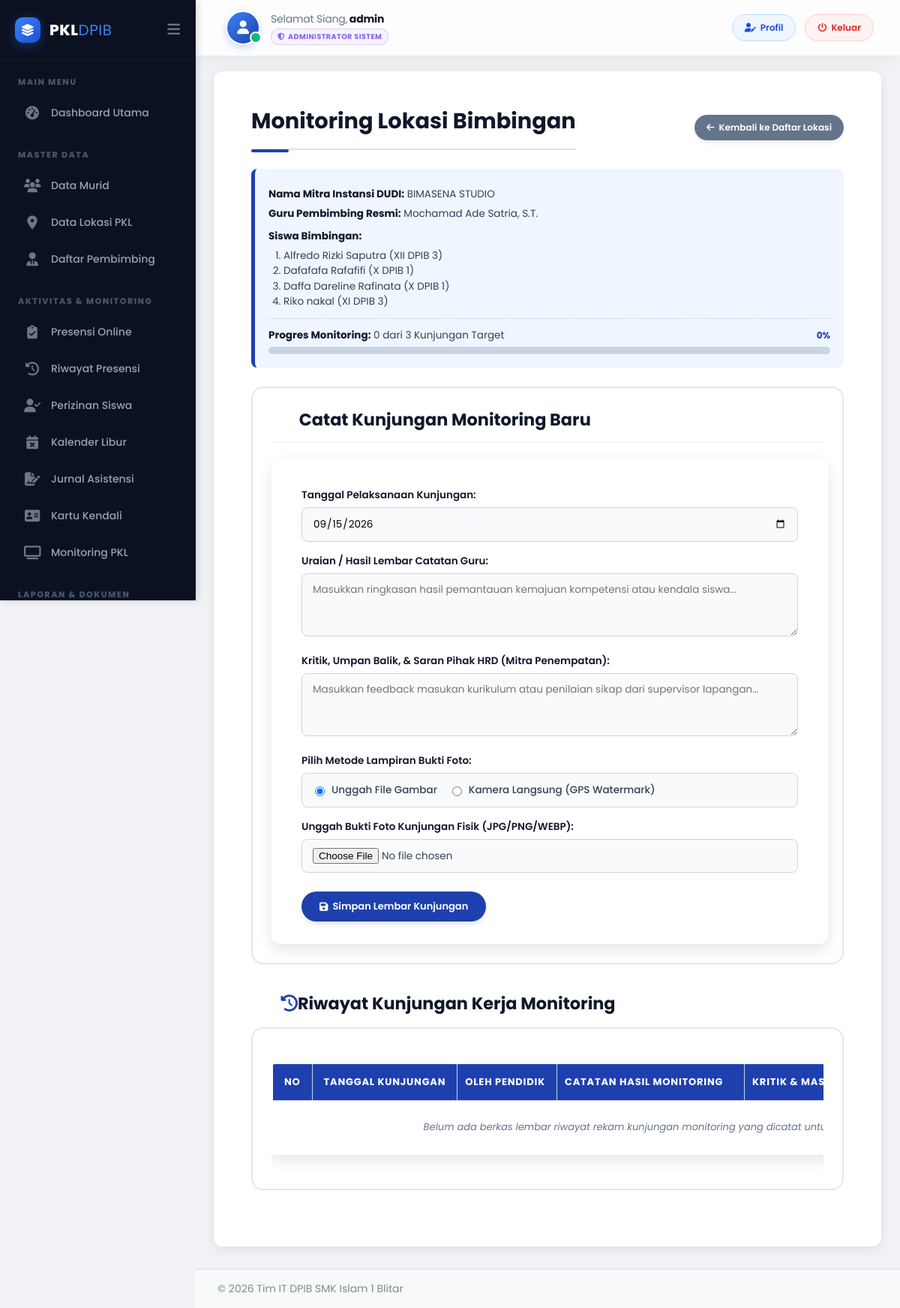
The app's page /admin/lokasi-siswa-detail.php?lokasi_id=4 (signed in) with its own data.
### tables this page shows
CREATE TABLE `lokasi_pkl` (
  `lokasi_id` int(11) NOT NULL,
  `alamat` varchar(255) DEFAULT NULL,
  `guru_id` int(11) DEFAULT NULL,
  `nama_lokasi` varchar(100) NOT NULL,
  `jam_kerja` varchar(100) DEFAULT NULL,
  `kuota_max` int(11) NOT NULL DEFAULT 5
);

CREATE TABLE `guru` (
  `guru_id` int(11) NOT NULL,
  `nama_guru` varchar(100) NOT NULL,
  `user_id` int(11) DEFAULT NULL,
  `email` varchar(100) DEFAULT NULL
);

CREATE TABLE `peserta_didik` (
  `id` int(11) NOT NULL,
  `nisn` varchar(20) NOT NULL,
  `nama` varchar(100) NOT NULL,
  `email` varchar(100) DEFAULT NULL,
  `kelas` varchar(10) NOT NULL,
  `alamat_siswa` text DEFAULT NULL,
  `lokasi_id` int(11) DEFAULT NULL,
  `periode_id` int(11) DEFAULT NULL,
  `tgl_daftar` timestamp NOT NULL DEFAULT current_timestamp()
);

### admin/lokasi-siswa-detail.php (the view, shortened to what this page needs)
<?php
include '../config/db-koneksi.php';
$current_user_level = isset($_SESSION['level']) ? strtolower($_SESSION['level']) : 'admin';
$lokasi_id = isset($_GET['lokasi_id']) ? (int)$_GET['lokasi_id'] : 0;
$info_query = $koneksi->prepare("
    SELECT l.nama_lokasi, l.guru_id, g.nama_guru
    FROM lokasi_pkl l
    LEFT JOIN guru g ON l.guru_id = g.guru_id
    WHERE l.lokasi_id = ?
");
$info_query->bind_param("i", $lokasi_id);
$info_query->execute();
$info_result = $info_query->get_result();
$lokasi_info = $info_result->fetch_assoc();
$guru_id_lokasi = $lokasi_info['guru_id'] ?? 0;
$siswa_query = $koneksi->prepare("SELECT nama, kelas FROM peserta_didik WHERE lokasi_id = ? ORDER BY nama ASC");
$siswa_query->bind_param("i", $lokasi_id);
$siswa_query->execute();
$siswa_list = $siswa_query->get_result();
$guru_id_pencatat = 0;
$has_permission = false;
if (!$has_permission && $current_user_level == 'admin') {
    if ($guru_id_lokasi > 0) {
        $guru_id_pencatat = $guru_id_lokasi;
        $has_permission = true;
    } else {
        $has_permission = false;
        $error_message = "Guru Pembimbing lokasi ini belum ditetapkan. Mohon tetapkan Guru Pembimbing terlebih dahulu.";
    }
}
$riwayat_kunjungan_query = $koneksi->prepare("
    SELECT k.kunjungan_id, k.tanggal_kunjungan, k.catatan_guru, k.kritik_saran_hrd, k.bukti_foto, g.nama_guru
    FROM monitoring_kunjungan k
    LEFT JOIN guru g ON k.guru_id = g.guru_id
    WHERE k.lokasi_id = ?
    ORDER BY k.tanggal_kunjungan ASC
");
$riwayat_kunjungan_query->bind_param("i", $lokasi_id);
$riwayat_kunjungan_query->execute();
$riwayat_kunjungan_data = $riwayat_kunjungan_query->get_result();
$target_monitoring = 3;
$total_kunjungan = $riwayat_kunjungan_data->num_rows;
$progress_persen = min(100, round(($total_kunjungan / $target_monitoring) * 100));
function formatTanggal($tanggal) {
    $timestamp = strtotime($tanggal);
    $bulan_indo = [
        1 => 'Januari', 'Februari', 'Maret', 'April', 'Mei', 'Juni',
        'Juli', 'Agustus', 'September', 'Oktober', 'November', 'Desember'
    ];
    $tgl = date('d', $timestamp);
    $bln = $bulan_indo[(int)date('m', $timestamp)];
    $thn = date('Y', $timestamp);
    return "{$tgl} {$bln} {$thn}";
}
?>
<!DOCTYPE html>
<html lang="id">
<head>
    <link rel="stylesheet" href="../css/style.css">
    <link rel="stylesheet" href="https://cdnjs.cloudflare.com/ajax/libs/font-awesome/6.5.2/css/all.min.css">
    <link rel="stylesheet" href="https://unpkg.com/leaflet@1.9.4/dist/leaflet.css" />
</head>
<body class="admin-body">
<?php include 'panel/sidebar.php'; ?>
<div class="main-content-wrapper">
    <?php include 'panel/navbar.php'; ?>
    <div class="admin-main-content">
        <div class="page-header-controls">
            <h1>Monitoring Lokasi Bimbingan</h1>
            <a href="monitoring-guru.php" class="btn-back"><i class="fas fa-arrow-left"></i> Kembali ke Daftar Lokasi</a>
        </div>
        <div class="info-card">
            <p><strong>Nama Mitra Instansi DUDI:</strong> <?php echo htmlspecialchars($lokasi_info['nama_lokasi']); ?></p>
            <p><strong>Guru Pembimbing Resmi:</strong> <?php echo htmlspecialchars($lokasi_info['nama_guru'] ?? 'Belum Ditentukan'); ?></p>
            <div class="student-list-box">
                <p><strong>Siswa Bimbingan:</strong></p>
                <?php if ($siswa_list && $siswa_list->num_rows > 0): ?>
                    <ol>
                        <?php
                        $siswa_list->data_seek(0);
                        while ($s = $siswa_list->fetch_assoc()):
                        ?>
                            <li><?php echo htmlspecialchars($s['nama']) . ' (' . htmlspecialchars($s['kelas']) . ')'; ?></li>
                        <?php endwhile; ?>
                    </ol>
                <?php else: ?>
                    <p style="color: #ef4444; font-style: italic; font-size: 13.5px; margin-top: 4px;">Belum ada siswa penempatan di lokasi ini.</p>
                <?php endif; ?>
            </div>
            <hr style="border: none; border-top: 1px dashed #cbd5e1; margin: 12px 0;">
            <div style="display: flex; justify-content: space-between; align-items: center; margin-bottom: 5px;">
                <p style="margin:0;"><strong>Progres Monitoring:</strong> <?php echo $total_kunjungan; ?> dari <?php echo $target_monitoring; ?> Kunjungan Target</p>
                <span style="font-size: 12px; font-weight: 700; color: <?php echo $progress_persen >= 100 ? '#22c55e' : 'var(--mantap-blue-main)'; ?>;"><?php echo $progress_persen; ?>%</span>
            </div>
            <div class="progress-container">
            </div>
        </div>
        <div class="monitoring-section">
            <h2>Catat Kunjungan Monitoring Baru</h2>
            <?php if ($has_permission && $guru_id_pencatat > 0): ?>
                <form method="POST" action="lokasi-siswa-detail.php?lokasi_id=<?php echo $lokasi_id; ?>" enctype="multipart/form-data" id="formMonitoring">
                    <div class="form-group">
                        <label for="tanggal_kunjungan">Tanggal Pelaksanaan Kunjungan:</label>
                        <input type="date" id="tanggal_kunjungan" name="tanggal_kunjungan" value="<?php echo date('Y-m-d'); ?>" required>
                    </div>
                    <div class="form-group">
                        <label for="catatan_guru">Uraian / Hasil Lembar Catatan Guru:</label>
                        <textarea id="catatan_guru" name="catatan_guru" rows="3" placeholder="Masukkan ringkasan hasil pemantauan kemajuan kompetensi atau kendala siswa..." required></textarea>
                    </div>
                    <div class="form-group">
                        <label for="kritik_saran_hrd">Kritik, Umpan Balik, & Saran Pihak HRD (Mitra Penempatan):</label>
                        <textarea id="kritik_saran_hrd" name="kritik_saran_hrd" rows="3" placeholder="Masukkan feedback masukan kurikulum atau penilaian sikap dari supervisor lapangan..." required></textarea>
                    </div>
                    <div class="form-group">
                        <label>Pilih Metode Lampiran Bukti Foto:</label>
                        <div class="metode-radio-box">
                            <label><input type="radio" name="metode_foto" value="upload" checked onchange="toggleModeFoto()"> Unggah File Gambar</label>
                            <label><input type="radio" name="metode_foto" value="kamera" onchange="toggleModeFoto()"> Kamera Langsung (GPS Watermark)</label>
                        </div>
                    </div>
                    <div class="form-group" id="area_upload">
                        <label for="bukti_foto">Unggah Bukti Foto Kunjungan Fisik (JPG/PNG/WEBP):</label>
                        <input type="file" id="bukti_foto" name="bukti_foto" accept=".jpg, .jpeg, .png, .webp" required>
                    </div>
                    <div style="margin-top: 25px;">
                        <button type="submit" class="btn-submit" id="btnFinalSubmit"><i class="fas fa-save"></i> Simpan Lembar Kunjungan</button>
                    </div>
                </form>
            <?php endif; ?>
        </div>
        <div style="display: flex; justify-content: space-between; align-items: center; margin-top: 35px; margin-bottom: 15px; flex-wrap: wrap; gap: 10px;">
            <h2 style="font-size: 1.4rem; font-weight: 700; color: var(--mantap-blue-dark); margin: 0;"><i class="fas fa-history me-2" style="color:var(--mantap-blue-main);"></i>Riwayat Kunjungan Kerja Monitoring</h2>
        </div>
        <div class="glass-panel-table" style="margin-bottom: 20px;">
            <div class="table-container-fixed">
                <table class="custom-table-core">
                    <thead>
                        <tr>
                            <th class="rw-no">NO</th>
                            <th class="rw-tgl">Tanggal Kunjungan</th>
                            <th class="rw-guru" style="text-align: left; padding-left: 10px;">Oleh Pendidik</th>
                            <th class="rw-cat" style="text-align: left; padding-left: 10px;">Catatan Hasil Monitoring</th>
                            <th class="rw-hrd" style="text-align: left; padding-left: 10px;">Kritik & Masukan DUDI</th>
                        </tr>
                    </thead>
                    <tbody>
                        <?php if ($riwayat_kunjungan_data && $riwayat_kunjungan_data->num_rows > 0): ?>
                            <?php
                            $riwayat_kunjungan_data->data_seek(0);
                            $riwayat_num = 1;
                            while ($row = $riwayat_kunjungan_data->fetch_assoc()):
                                $kritik_saran_output = empty($row['kritik_saran_hrd']) && $row['kritik_saran_hrd'] !== '0' ? '<span style="color:#cbd5e1; font-style:italic;">-</span>' : nl2br(htmlspecialchars($row['kritik_saran_hrd']));
                                $pencatat_nama_aman = htmlspecialchars($row['nama_guru'] ?? 'Staf IT Si Mantap', ENT_QUOTES, 'UTF-8');
                            ?>
                            <tr>
                                <td style="font-weight: 700; color: #64748b; text-align: center;"><?php echo $riwayat_num++; ?></td>
                                <td><strong style="color: var(--mantap-blue-dark);"><?php echo formatTanggal($row['tanggal_kunjungan']); ?></strong></td>
                                <td style="text-align: left; padding-left: 10px; font-weight: 600; color: #475569;"><?php echo htmlspecialchars($row['nama_guru'] ?? 'Administrator'); ?></td>
                                <td style="text-align: left; padding-left: 10px; line-height: 1.4;"><?php echo nl2br(htmlspecialchars($row['catatan_guru'])); ?></td>
                                <td style="text-align: left; padding-left: 10px; line-height: 1.4; color: #475569; font-style: italic;"><?php echo $kritik_saran_output; ?></td>
                                <td>
                                    <?php if (!empty($row['bukti_foto'])): ?>
                                        <?php $foto_path_url = '../uploads/monitoring/' . htmlspecialchars($row['bukti_foto']); ?>
                                        <img src="<?php echo $foto_path_url; ?>" class="img-monitoring-thumb" alt="Bukti Foto Kunjungan" onclick="openFotoLightbox('<?php echo $foto_path_url; ?>', '<?php echo $pencatat_nama_aman; ?>')">
                                    <?php else: ?>
                                        <span class="text-muted font-monospace small" style="opacity: 0.6; font-style: italic;">Kosong</span>
                                    <?php endif; ?>
                                </td>
                                <td>
                                    <div class="dashboard-btn-group">
                                        <a href="lokasi-siswa-detail.php?lokasi_id=<?php echo $lokasi_id; ?>&print=1&kunj_id=<?php echo $row['kunjungan_id']; ?>" target="_blank" class="btn-aksi-link btn-print-inline" title="Cetak Kunjungan Ini">
                                            <i class="fas fa-print"></i>
                                        </a>
                                        <?php if ($has_permission && $guru_id_pencatat > 0): ?>
                                            <a href="monitoring-edit.php?kunjungan_id=<?php echo $row['kunjungan_id']; ?>" class="btn-aksi-link btn-edit-inline" title="Edit Lembar Kunjungan">
                                                <i class="fas fa-edit"></i>
                                            </a>
                                            <a href="javascript:void(0);" onclick="konfirmasiHapusMon('<?php echo $row['kunjungan_id']; ?>')" class="btn-aksi-link btn-delete-inline" title="Hapus Permanen">
                                                <i class="fas fa-trash-alt"></i>
                                            </a>
                                        <?php else: ?>
                                            <span class="text-muted" style="font-size: 11px; font-style: italic; color: #94a3b8; margin-left:4px;"><i class="fas fa-lock"></i></span>
                                        <?php endif; ?>
                                    </div>
                                </td>
                            </tr>
                            <?php endwhile; ?>
                        <?php else: ?>
                            <tr>
                                <td colspan="7" style="text-align: center; color: #64748b; font-style: italic; padding: 25px;">Belum ada berkas lembar riwayat rekam kunjungan monitoring yang dicatat untuk mitra industri ini.</td>
                            </tr>
                        <?php endif; ?>
                    </tbody>
                </table>
            </div>
        </div>
    </div>
</div>
<?php include 'panel/footer.php'; ?>
</body>
</html>

### css/style.css (style rules this page uses)
html { scroll-behavior: smooth; }
body { font-family: 'Poppins', sans-serif; background-color: #f0f2f5; padding: 0; margin: 0; }
h1 { color: #2c3e50; font-weight: 700; font-size: 28px; border-bottom: 2px solid #e0e0e0; padding-bottom: 15px; margin-bottom: 25px; padding-left: 5%; padding-right: 5%; }
h2 { color: #34495e; font-size: 20px; font-weight: 600; margin-top: 30px; margin-bottom: 15px; padding-left: 5%; }
form { padding: 30px 40px; background: #ffffff; border-radius: 12px; box-shadow: 0 8px 20px rgba(0, 0, 0, 0.1); width: 100%; max-width: none; margin: 0; }
form label { display: block; margin-top: 10px; font-weight: 600; color: #34495e; }
form button { background-color: #007bff; color: white; padding: 12px 20px; border: none; border-radius: 6px; cursor: pointer; font-size: 16px; font-weight: 600; transition: background-color 0.2s; box-shadow: 0 4px 10px rgba(0, 123, 255, 0.3); }
table { width: 100%; margin: 20px 0; border-radius: 10px; overflow: hidden; box-shadow: none; }
table th, table td { border: none; padding: 14px 18px; text-align: left; font-size: 14px; vertical-align: middle; white-space: normal; }
table th:nth-child(1), table td:nth-child(1) { width: 20%; }
table th:nth-child(2), table td:nth-child(2) { width: 25%; }
table th:nth-child(3), table td:nth-child(3) { width: 50%; }
table th:nth-child(4), table td:nth-child(4) { width: 10%; }
table th { background-color: #2c3e50; color: #ffffff; font-weight: 700; text-transform: uppercase; letter-spacing: 0.8px; }
form { padding: 30px 40px; background: #ffffff; border-radius: 12px; box-shadow: 0 8px 20px rgba(0, 0, 0, 0.1); width: 100%; max-width: 90%; margin: 0 auto; }
table { width: 90%; margin: 20px auto; border-radius: 10px; overflow: hidden; box-shadow: 0 8px 20px rgba(0, 0, 0, 0.1); }
.admin-body { display: flex; font-family: 'Poppins', sans-serif; background-color: #f0f2f5; min-height: 100vh; }
.main-content-wrapper { flex-grow: 1; display: flex; flex-direction: column; }
.admin-main-content { padding: 20px; flex-grow: 1; }
.admin-main-content h1 { font-size: 24px; padding-left: 0; padding-right: 0; margin-bottom: 20px; }

### admin/panel/sidebar.php (style rules this page uses)
:root { --sidebar-bg: #0B1121; --sidebar-active-bg: rgba(59, 130, 246, 0.12); --sidebar-active-text: #3b82f6; --sidebar-hover-bg: rgba(255, 255, 255, 0.04); --text-main: #94a3b8; --text-hover: #f1f5f9; --sidebar-width-full: 260px; --sidebar-width-mini: 85px; }
body { padding-left: var(--sidebar-width-full) !important; transition: padding-left 0.3s cubic-bezier(0.4, 0, 0.2, 1) !important; overflow-x: hidden; }

### admin/panel/navbar.php (style rules this page uses)
:root { --nav-height: 75px; }

### records on screen
lokasi_pkl: nama_lokasi "BIMASENA STUDIO", guru.nama_guru "Mochamad Ade Satria, S.T."
peserta_didik: nama "Alfredo Rizki Saputra", kelas "XII DPIB 3"
peserta_didik: nama "Dafafafa Rafafifi", kelas "X DPIB 1"
peserta_didik: nama "Daffa Dareline Rafinata", kelas "X DPIB 1"
peserta_didik: nama "Riko nakal", kelas "XI DPIB 3"

### other values on screen
$sapaan "Selamat Siang"
$current_full_name "admin"
$role_label "ADMINISTRATOR SISTEM"
$total_kunjungan "0"
$target_monitoring "3"
$progress_persen "0"
